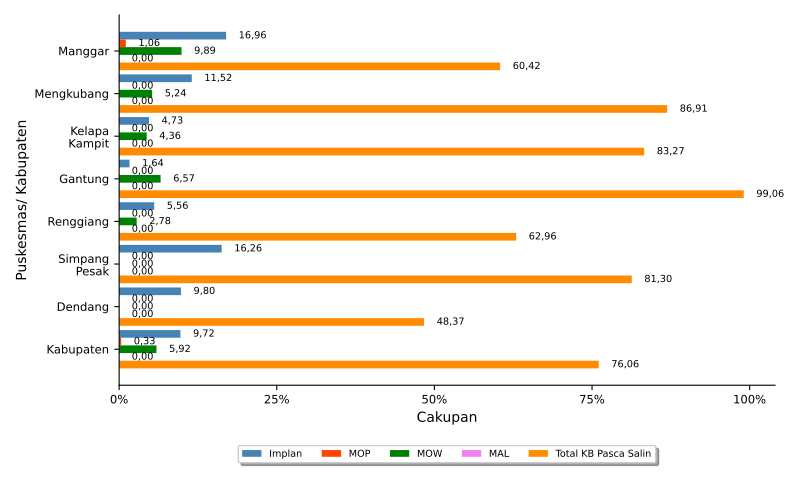

Here is the Python script that generated this plot:
import numpy as np
import matplotlib.pyplot as plt
import pandas
from textwrap import wrap
from matplotlib.ticker import FuncFormatter
import locale
locale.setlocale(locale.LC_ALL, 'id_ID.UTF8')

import sys, os, inspect
currentdir = os.path.dirname(os.path.abspath(inspect.getfile(inspect.currentframe())))
parentdir = os.path.dirname(currentdir)
sys.path.insert(0, parentdir)

berkasData = currentdir +'\\bab_05_07_dataKBpascaSalin.csv'
berkasSimpan = currentdir +'\\bab_05_07_KBpascaSalin_b.pdf'
# judulDiagram = 'Cakupan Peserta KB pasca salin (2)\nTahun 2021'
sumbuX = 'Cakupan'
sumbuY = 'Puskesmas/ Kabupaten'
tickerSumbuX = np.arange(0,110,25)

# read data file
colnames = ['kecamatan','Kondom','Suntik','Pil','AKDR','Implan','MOP','MOW','MAL','Aktif']
data = pandas.read_csv(berkasData, names=colnames, sep=';')
kecamatan = data.kecamatan.tolist()
bar1 = data.Implan.tolist()
bar2 = data.MOP.tolist()
bar3 = data.MOW.tolist()
bar4 = data.MAL.tolist()
bar5 = data.Aktif.tolist()

ind = np.arange(len(kecamatan))  # the x locations for the groups
width = 0.18       # the width of the bars
widthDL = 2

# make bars
fig, ax = plt.subplots()
rects1 = ax.barh(ind, bar1, width, color='steelblue', label='Implan')
rects2 = ax.barh(ind + width, bar2, width, color='orangered', label = 'MOP')
rects3 = ax.barh(ind + 2*width, bar3, width, color='green', label = 'MOW')
rects4 = ax.barh(ind + 3*width, bar4, width, color='violet', label = 'MAL')
rects5 = ax.barh(ind + 4*width, bar5, width, color='darkorange', label = 'Total KB Pasca Salin')

# add some text for labels, title and axes ticks
# ax.set_title(judulDiagram)
ax.set_xticks(tickerSumbuX)
ax.set_xlabel(sumbuX)
ax.xaxis.set_major_formatter(FuncFormatter(lambda x, pos: "{:n}%".format(x)))

ax.set_yticks(ind+2*width)
ax.set_yticklabels(list([ '\n'.join(wrap(l, 10)) for l in kecamatan ]))
ax.invert_yaxis()
ax.set_ylabel(sumbuY)

ax.tick_params(axis='both', which='major', labelsize='small')
ax.spines['top'].set_visible(False)
ax.spines['right'].set_visible(False)

# make legend box
box = ax.get_position()
ax.set_position([box.x0, box.y0 + box.height * 0.1, box.width, box.height * 0.9])
ax.legend(fontsize='x-small', loc='upper center', bbox_to_anchor=(0.5, -0.15), fancybox=True, shadow=True, ncol=5)

# add data label
for i, v in enumerate(bar1):
    ax.text(v + widthDL, i, locale.format_string("%.2f", v), ha='left', va='center', fontsize=7)
for i, v in enumerate(bar2):
    ax.text(v + widthDL, i + width, locale.format_string("%.2f", v), ha='left', va='center', fontsize=7)
for i, v in enumerate(bar3):
    ax.text(v + widthDL, i + 2*width, locale.format_string("%.2f", v), ha='left', va='center', fontsize=7)
for i, v in enumerate(bar4):
    ax.text(v + widthDL, i + 3*width, locale.format_string("%.2f", v), ha='left', va='center', fontsize=7)
for i, v in enumerate(bar5):
    ax.text(v + widthDL, i + 4*width, locale.format_string("%.2f", v), ha='left', va='center', fontsize=7)    

# finishing
pyrfig = plt.figure(1)
pyrfig.set_figwidth(8)
pyrfig.set_figheight(5)
# tight_layout to make consistent size
# adjust subplot to make room for legend
fig.subplots_adjust(bottom=-0.15)
plt.tight_layout()
plt.savefig(berkasSimpan)
plt.close(pyrfig)
# plt.show()
